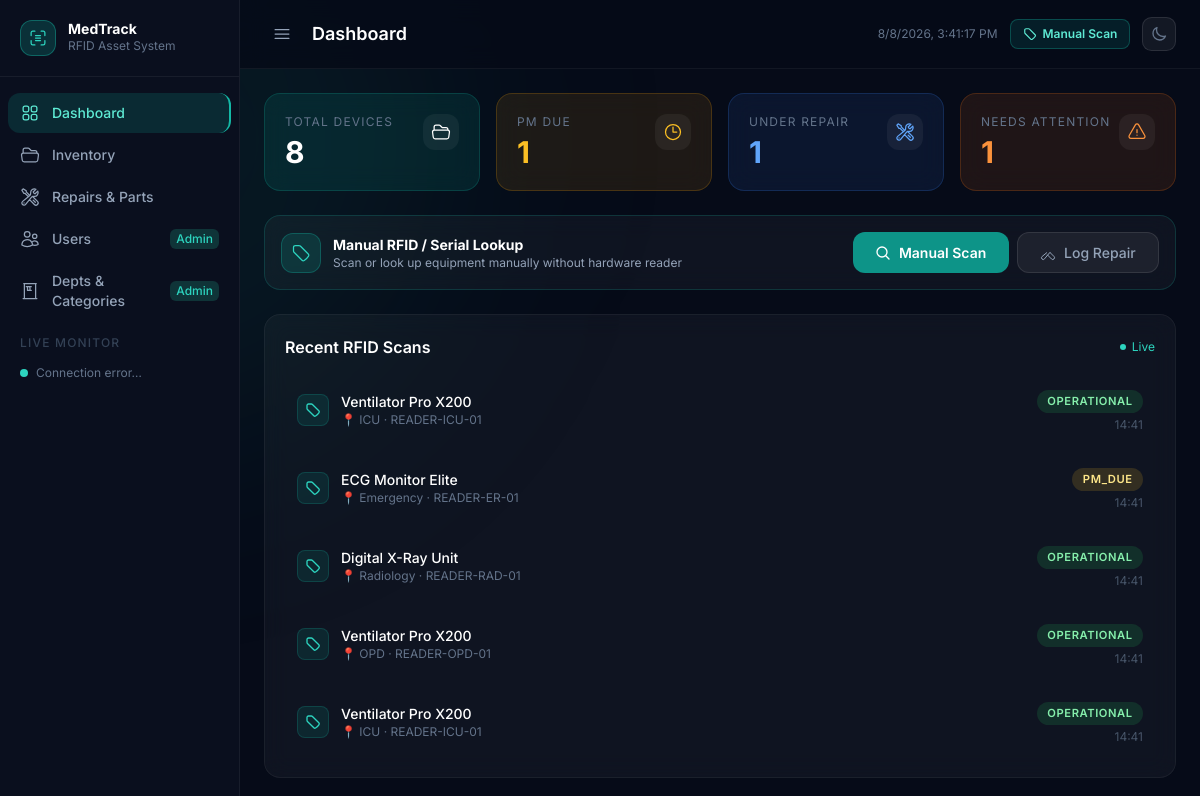
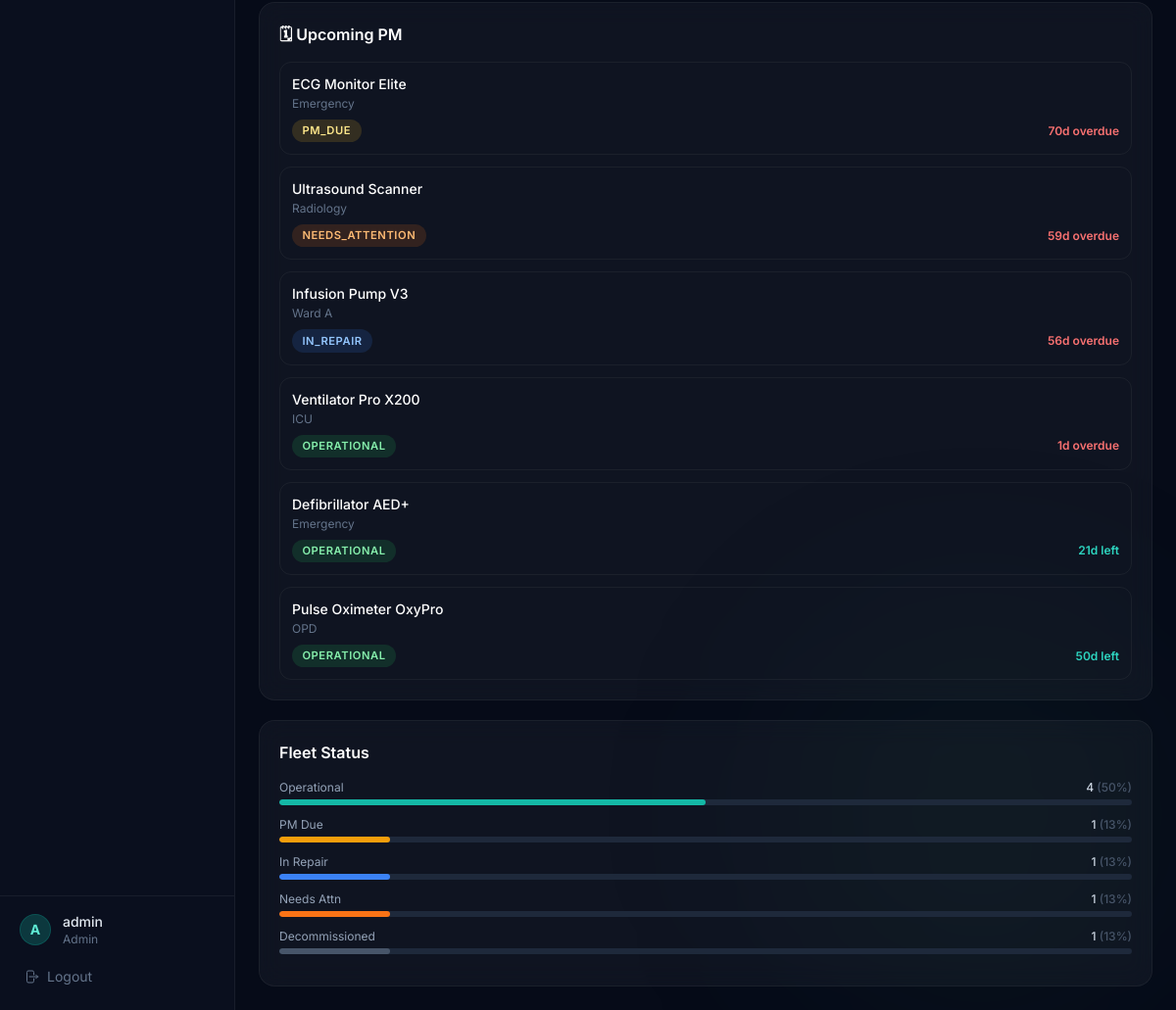
/dashboard.php (signed in), run on the app's committed database (2 pictures, top to bottom).
### tables this page shows
CREATE TABLE IF NOT EXISTS location_logs (
  log_id        INT AUTO_INCREMENT PRIMARY KEY,
  equipment_id  INT,
  reader_id     VARCHAR(100),
  location      VARCHAR(200),
  scanned_at    TIMESTAMP DEFAULT CURRENT_TIMESTAMP,
  FOREIGN KEY (equipment_id) REFERENCES equipment(equipment_id) ON DELETE CASCADE
);

CREATE TABLE IF NOT EXISTS equipment (
  equipment_id        INT AUTO_INCREMENT PRIMARY KEY,
  rfid_tag_id         VARCHAR(100) UNIQUE,
  name                VARCHAR(200) NOT NULL,
  serial_number       VARCHAR(100),
  model               VARCHAR(150),
  description         TEXT NULL,
  category            VARCHAR(200) DEFAULT 'Other',
  status              ENUM('OPERATIONAL','PM_DUE','IN_REPAIR','NEEDS_ATTENTION','DECOMMISSIONED') DEFAULT 'OPERATIONAL',
  current_location    VARCHAR(200),
  pm_interval_days    INT DEFAULT 90,
  last_maintenance_date DATE,
  next_pm_date        DATE,
  procurement_date    DATE,
  notes               TEXT,
  created_at          TIMESTAMP DEFAULT CURRENT_TIMESTAMP,
  updated_at          TIMESTAMP DEFAULT CURRENT_TIMESTAMP ON UPDATE CURRENT_TIMESTAMP
);

### dashboard.php (the view, shortened to what this page needs)
<?php
$db   = getDB();
$stats = ['total'=>0,'pm_due'=>0,'in_repair'=>0,'needs_attention'=>0,'decommissioned'=>0,'operational'=>0];
$recentScans    = [];
$upcomingPM     = [];
if ($db) {
    $s = $db->query('SELECT status, COUNT(*) as cnt FROM equipment GROUP BY status');
    foreach ($s->fetchAll() as $row) {
        $key = strtolower(str_replace(' ','',$row['status']));
        $key = str_replace('-','_', $key);
        $stats[$key] = (int)$row['cnt'];
        $stats['total'] += (int)$row['cnt'];
    }
    $recentScans = $db->query(
        'SELECT ll.*, e.name as device_name, e.status as device_status, e.equipment_id
         FROM location_logs ll
         LEFT JOIN equipment e ON ll.equipment_id = e.equipment_id
         ORDER BY ll.scanned_at DESC LIMIT 8'
    )->fetchAll();
    $upcomingPM = $db->query(
        "SELECT * FROM equipment
         WHERE next_pm_date IS NOT NULL AND status != 'DECOMMISSIONED'
         ORDER BY next_pm_date ASC LIMIT 6"
    )->fetchAll();
}
function statusBadge(string $s): string {
    $map = [
        'OPERATIONAL'     => 'badge-operational',
        'PM_DUE'          => 'badge-pm-due',
        'IN_REPAIR'       => 'badge-in-repair',
        'NEEDS_ATTENTION' => 'badge-needs-attention',
        'DECOMMISSIONED'  => 'badge-decommissioned',
    ];
    $cls = $map[$s] ?? 'badge-decommissioned';
    return "<span class=\"badge $cls\">$s</span>";
}
include __DIR__ . '/includes/header.php';
?>
<div class="grid grid-cols-2 lg:grid-cols-4 gap-4 mb-6">
  <?php
  $statCards = [
    ['label'=>'Total Devices',     'value'=>$stats['total'],         'color'=>'text-white',        'icon'=>'M3.75 9.776c.112-.017.227-.026.344-.026h15.812c.117 0 .232.009.344.026m-16.5 0a2.25 2.25 0 0 0-1.883 2.542l.857 6a2.25 2.25 0 0 0 2.227 1.932H19.05a2.25 2.25 0 0 0 2.227-1.932l.857-6a2.25 2.25 0 0 0-1.883-2.542m-16.5 0V6A2.25 2.25 0 0 1 6 3.75h3.879a1.5 1.5 0 0 1 1.06.44l2.122 2.12a1.5 1.5 0 0 0 1.06.44H18A2.25 2.25 0 0 1 20.25 9v.776','bg'=>'bg-teal-600/15 border-teal-500/20'],
    ['label'=>'PM Due',            'value'=>$stats['pm_due'],        'color'=>'text-amber-400',    'icon'=>'M12 6v6h4.5m4.5 0a9 9 0 1 1-18 0 9 9 0 0 1 18 0Z','bg'=>'bg-amber-500/10 border-amber-500/20'],
    ['label'=>'Under Repair',      'value'=>$stats['in_repair'],     'color'=>'text-blue-400',     'icon'=>'M11.42 15.17 17.25 21A2.652 2.652 0 0 0 21 17.25l-5.877-5.877M11.42 15.17l2.496-3.03c.317-.384.74-.626 1.208-.766M11.42 15.17l-4.655 5.653a2.548 2.548 0 1 1-3.586-3.586l6.837-5.63m5.108-.233c.55-.164 1.163-.188 1.743-.14a4.5 4.5 0 0 0 4.486-6.336l-3.276 3.277a3.004 3.004 0 0 1-2.25-2.25l3.276-3.276a4.5 4.5 0 0 0-6.336 4.486c.091 1.076-.071 2.264-.904 2.95l-.102.085m-1.745 1.437L5.909 7.5H4.5L2.25 3.75l1.5-1.5L7.5 4.5v1.409l4.26 4.26m-1.745 1.437 1.745-1.437m6.615 8.206L15.75 15.75M4.867 19.125h.008v.008h-.008v-.008Z','bg'=>'bg-blue-500/10 border-blue-500/20'],
    ['label'=>'Needs Attention',   'value'=>$stats['needs_attention'],'color'=>'text-orange-400', 'icon'=>'M12 9v3.75m-9.303 3.376c-.866 1.5.217 3.374 1.948 3.374h14.71c1.73 0 2.813-1.874 1.948-3.374L13.949 3.378c-.866-1.5-3.032-1.5-3.898 0L2.697 16.126ZM12 15.75h.007v.008H12v-.008Z','bg'=>'bg-orange-500/10 border-orange-500/20'],
  ];
  foreach ($statCards as $c): ?>
  <div class="glass rounded-2xl p-5 border <?= $c['bg'] ?>">
    <div class="flex items-start justify-between">
      <div>
        <p class="text-xs text-slate-500 uppercase tracking-widest mb-1"><?= $c['label'] ?></p>
        <p class="text-3xl font-bold <?= $c['color'] ?>"><?= $c['value'] ?></p>
      </div>
      <div class="w-9 h-9 rounded-xl flex items-center justify-center" style="background:rgba(255,255,255,0.05)">
        <svg class="w-5 h-5 <?= $c['color'] ?>" fill="none" viewBox="0 0 24 24" stroke="currentColor" stroke-width="1.5">
          <path stroke-linecap="round" stroke-linejoin="round" d="<?= $c['icon'] ?>"/>
        </svg>
      </div>
    </div>
  </div>
  <?php endforeach; ?>
</div>
<div class="glass rounded-2xl p-4 border border-teal-500/20 mb-6 flex flex-wrap items-center justify-between gap-4">
  <div class="flex items-center gap-3">
    <div class="w-10 h-10 rounded-xl bg-teal-600/20 border border-teal-500/30 flex items-center justify-center flex-shrink-0">
    </div>
    <div>
      <h3 class="text-sm font-bold text-white">Manual RFID / Serial Lookup</h3>
      <p class="text-xs text-slate-400">Scan or look up equipment manually without hardware reader</p>
    </div>
  </div>
  <div class="flex gap-2">
    <button onclick="openManualScanModal()" class="btn-primary text-sm flex items-center gap-2">
      <svg class="w-4 h-4" fill="none" viewBox="0 0 24 24" stroke="currentColor" stroke-width="2">
        <path stroke-linecap="round" stroke-linejoin="round" d="m21 21-5.197-5.197m0 0A7.5 7.5 0 1 0 5.196 5.196a7.5 7.5 0 0 0 10.607 10.607Z"/>
      </svg>
      Manual Scan
    </button>
    <a href="/repairs.php" class="btn-secondary text-sm flex items-center gap-2">
      Log Repair
    </a>
  </div>
</div>
<div class="grid grid-cols-1 xl:grid-cols-3 gap-5">
  <div class="xl:col-span-2">
    <div class="glass rounded-2xl p-5 border border-white/5">
      <div class="flex items-center justify-between mb-4">
        <h3 class="font-semibold text-white">Recent RFID Scans</h3>
        <span class="flex items-center gap-1.5 text-xs text-teal-400">
          <span class="live-dot w-1.5 h-1.5 rounded-full bg-teal-400"></span> Live
        </span>
      </div>
      <?php if (empty($recentScans)): ?>
      <p class="text-slate-500 text-sm text-center py-8">No scan events yet.</p>
      <?php else: ?>
      <div class="space-y-2">
        <?php foreach ($recentScans as $scan): ?>
        <div class="flex items-center gap-3 p-3 rounded-xl hover:bg-white/5 transition-colors cursor-pointer"
             onclick="<?= $scan['equipment_id'] ? "window.location='/device.php?id={$scan['equipment_id']}'" : '' ?>">
          <div class="w-8 h-8 rounded-lg bg-teal-600/15 border border-teal-500/20 flex items-center justify-center flex-shrink-0">
          </div>
          <div class="flex-1 min-w-0">
            <p class="text-sm font-medium text-white truncate"><?= htmlspecialchars($scan['device_name'] ?? 'Unknown Tag') ?></p>
            <p class="text-xs text-slate-500 truncate">📍 <?= htmlspecialchars($scan['location'] ?? 'Unknown') ?> · <?= htmlspecialchars($scan['reader_id'] ?? '') ?></p>
          </div>
          <div class="text-right flex-shrink-0">
            <?php if ($scan['device_status']) echo statusBadge($scan['device_status']); ?>
            <p class="text-xs text-slate-600 mt-1"><?= date('H:i', strtotime($scan['scanned_at'])) ?></p>
          </div>
        </div>
        <?php endforeach; ?>
      </div>
      <?php endif; ?>
    </div>
  </div>
  <div>
    <div class="glass rounded-2xl p-5 border border-white/5">
      <h3 class="font-semibold text-white mb-4">🗓 Upcoming PM</h3>
      <?php if (empty($upcomingPM)): ?>
      <p class="text-slate-500 text-sm text-center py-6">No upcoming maintenance.</p>
      <?php else: ?>
      <div class="space-y-3">
        <?php foreach ($upcomingPM as $eq):
          $nextDate = $eq['next_pm_date'] ?? null;
          $daysObj  = (new DateTime($nextDate))->diff(new DateTime());
          $days     = $daysObj->days * ($nextDate < date('Y-m-d') ? -1 : 1);
          $daysLabel = $days < 0 ? abs($days) . 'd overdue' : ($days == 0 ? 'Today' : $days . 'd left');
          $dColor    = $days < 0 ? 'text-red-400' : ($days <= 7 ? 'text-amber-400' : 'text-teal-400');
        ?>
        <a href="/device.php?id=<?= $eq['equipment_id'] ?>"
           class="block p-3 rounded-xl bg-white/3 hover:bg-white/6 border border-white/5 hover:border-teal-500/20 transition-all duration-150">
          <p class="text-sm font-medium text-white truncate"><?= htmlspecialchars($eq['name']) ?></p>
          <p class="text-xs text-slate-500 mt-0.5 truncate"><?= htmlspecialchars($eq['current_location'] ?? '—') ?></p>
          <div class="flex items-center justify-between mt-2">
            <?= statusBadge($eq['status']) ?>
            <span class="text-xs font-semibold <?= $dColor ?>"><?= $daysLabel ?></span>
          </div>
        </a>
        <?php endforeach; ?>
      </div>
      <?php endif; ?>
    </div>
    <div class="glass rounded-2xl p-5 border border-white/5 mt-5">
      <h3 class="font-semibold text-white mb-4">Fleet Status</h3>
      <?php
      $total = max($stats['total'], 1);
      $bars = [
        ['label'=>'Operational',  'count'=>$stats['operational'],     'color'=>'bg-teal-500'],
        ['label'=>'PM Due',       'count'=>$stats['pm_due'],          'color'=>'bg-amber-500'],
        ['label'=>'In Repair',    'count'=>$stats['in_repair'],       'color'=>'bg-blue-500'],
        ['label'=>'Needs Attn',   'count'=>$stats['needs_attention'], 'color'=>'bg-orange-500'],
        ['label'=>'Decommissioned','count'=>$stats['decommissioned'], 'color'=>'bg-slate-600'],
      ];
      foreach ($bars as $b):
        $pct = round($b['count'] / $total * 100);
      ?>
      <div class="mb-3">
        <div class="flex justify-between text-xs mb-1">
          <span class="text-slate-400"><?= $b['label'] ?></span>
          <span class="text-slate-300 font-medium"><?= $b['count'] ?> <span class="text-slate-600">(<?= $pct ?>%)</span></span>
        </div>
        <div class="h-1.5 bg-slate-800 rounded-full overflow-hidden">
          <div class="h-full <?= $b['color'] ?> rounded-full transition-all duration-500" style="width:<?= $pct ?>%"></div>
        </div>
      </div>
      <?php endforeach; ?>
    </div>
  </div>
</div>
<?php include __DIR__ . '/includes/footer.php'; ?>

### data on the page
location_logs: equipment.name "Ventilator Pro X200", location "ICU", reader "READER-ICU-01", equipment.status "OPERATIONAL", scanned_at "14:41"
location_logs: equipment.name "ECG Monitor Elite", location "Emergency", reader "READER-ER-01", equipment.status "PM_DUE", scanned_at "14:41"
location_logs: equipment.name "Digital X-Ray Unit", location "Radiology", reader "READER-RAD-01", equipment.status "OPERATIONAL", scanned_at "14:41"
location_logs: equipment.name "Ventilator Pro X200", location "OPD", reader "READER-OPD-01", equipment.status "OPERATIONAL", scanned_at "14:41"
location_logs: equipment.name "Ventilator Pro X200", location "ICU", reader "READER-ICU-01", equipment.status "OPERATIONAL", scanned_at "14:41"
equipment: name "ECG Monitor Elite", current_location "Emergency", status "PM_DUE"
equipment: name "Ultrasound Scanner", current_location "Radiology", status "NEEDS_ATTENTION"
equipment: name "Infusion Pump V3", current_location "Ward A", status "IN_REPAIR"
equipment: name "Ventilator Pro X200", current_location "ICU", status "OPERATIONAL"
equipment: name "Defibrillator AED+", current_location "Emergency", status "OPERATIONAL"
equipment: name "Pulse Oximeter OxyPro", current_location "OPD", status "OPERATIONAL"

### other printed values
substr($user['username'], 0, 1) "A"
$user['username'] "admin"
$user['role'] "Admin"
$pageTitle "Dashboard"
$c['label'] "TOTAL DEVICES"
$c['value'] "8"
$c['label'] "PM DUE"
$c['value'] "1"
$c['label'] "UNDER REPAIR"
$c['label'] "NEEDS ATTENTION"
$b['label'] "Operational"
$b['count'] "4"
$pct "50"
$b['label'] "PM Due"
$b['count'] "1"
